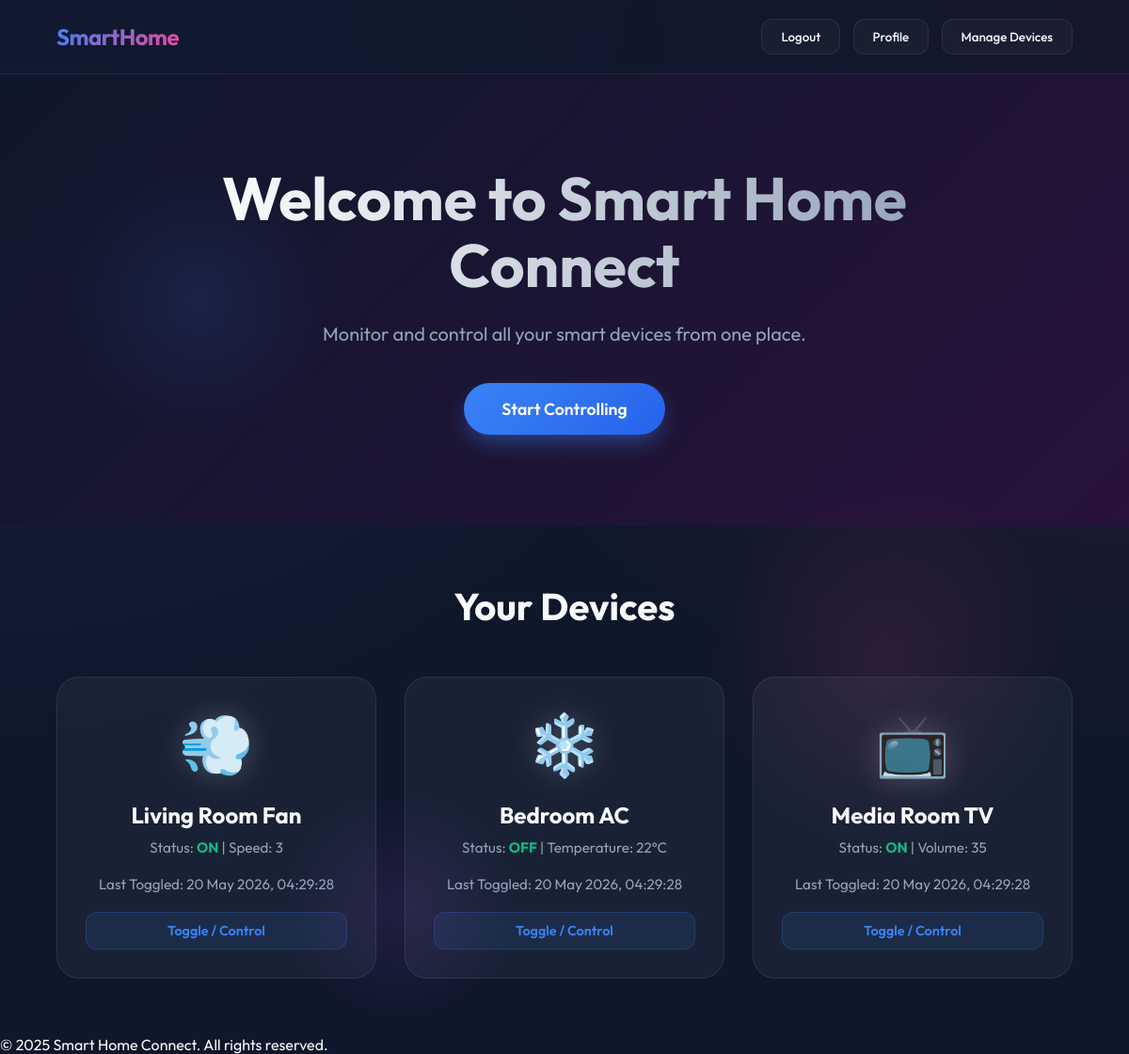
/index.php (signed in), run on the app's committed database.
### tables this page shows
CREATE TABLE IF NOT EXISTS devices (
    id INT AUTO_INCREMENT PRIMARY KEY,
    user_id INT NOT NULL,
    device_name VARCHAR(100) NOT NULL,
    custom_name VARCHAR(100) DEFAULT NULL,
    device_icon VARCHAR(100),
    status VARCHAR(20) DEFAULT 'OFF',
    speed INT DEFAULT 1,
    temperature INT DEFAULT 24,
    volume INT DEFAULT 10,
    last_toggled TIMESTAMP NULL DEFAULT NULL,
    FOREIGN KEY (user_id) REFERENCES users(id) ON DELETE CASCADE
);

### index.php (the view, shortened to what this page needs)
<?php
require 'db.php';
$devices = [];
if (isset($_SESSION['user_id'])) {
  $stmt = $conn->prepare("SELECT id, device_name, device_icon, status, speed, temperature, volume, custom_name, last_toggled FROM devices WHERE user_id = ?");
  $stmt->bind_param("i", $_SESSION['user_id']);
  $stmt->execute();
  $result = $stmt->get_result();
  $devices = $result->fetch_all(MYSQLI_ASSOC);
}
?>
<!DOCTYPE html>
<html lang="en">
<head>
  <link rel="stylesheet" href="styles.css">
</head>
<body>
  <div class="parallax-bg">
    <div class="parallax-shape parallax-shape-1" data-speed="0.1"></div>
    <div class="parallax-shape parallax-shape-2" data-speed="0.25"></div>
    <div class="parallax-shape parallax-shape-3" data-speed="0.15"></div>
  </div>
  <nav class="navbar">
    <div class="logo">SmartHome</div>
    <div class="nav-links">
      <?php if (isset($_SESSION['user_id'])): ?>
        <button id="logoutBtn" onclick="window.location.href='logout.php'">Logout</button>
        <button id="profileBtn" onclick="window.location.href='profile.php'">Profile</button>
      <?php else: ?>
        <button id="loginBtn" onclick="window.location.href='login.php'">Login</button>
      <?php endif; ?>
      <button id="controlBtn" onclick="window.location.href='devices.php'">Manage Devices</button>
    </div>
  </nav>
  <section class="hero">
    <div class="hero-content">
      <h1>Welcome to Smart Home Connect</h1>
      <p>Monitor and control all your smart devices from one place.</p>
      <?php if (isset($_SESSION['user_id'])): ?>
        <button id="startBtn" onclick="window.location.href='devices.php'">Start Controlling</button>
      <?php else: ?>
        <button id="startBtn" onclick="window.location.href='login.php'">Start Controlling</button>
      <?php endif; ?>
    </div>
  </section>
  <section class="devices">
    <h2>Your Devices</h2>
    <div class="device-grid">
      <?php if (empty($devices)): ?>
        <p>No devices found. <a href="devices.php">Add some devices</a>.</p>
      <?php else: ?>
        <?php foreach ($devices as $device): ?>
          <div class="device-card">
            <div class="device-icon"><?= htmlspecialchars($device['device_icon']) ?></div>
            <h3><?= htmlspecialchars($device['custom_name'] ?? $device['device_name']) ?></h3>
            <p>
              Status: <span class="status"><?= htmlspecialchars($device['status']) ?></span>
              <?php if ($device['device_name'] === 'Fan' || $device['device_name'] === 'Automatic Broom/Mop'): ?>
                | Speed: <?= isset($device['speed']) ? min($device['speed'], 4) : 1 ?>
              <?php elseif ($device['device_name'] === 'AC'): ?>
                | Temperature: <?= isset($device['temperature']) ? max(16, min($device['temperature'], 30)) : '24' ?>°C
              <?php elseif ($device['device_name'] === 'TV'): ?>
                | Volume: <?= isset($device['volume']) ? $device['volume'] : '10' ?>
              <?php endif; ?>
            </p>
            <?php if (isset($device['last_toggled'])): ?>
              <p class="last-toggled">Last Toggled: <?= date('d M Y, H:i:s', strtotime($device['last_toggled'])) ?></p>
            <?php endif; ?>
            <form method="GET" action="toggle.php" style="margin-top:10px;">
              <button type="submit" class="toggleBtn">Toggle / Control</button>
            </form>
          </div>
        <?php endforeach; ?>
      <?php endif; ?>
    </div>
  </section>
  <footer>
    <p>© 2025 Smart Home Connect. All rights reserved.</p>
  </footer>
</body>
</html>

### data on the page
devices: device_icon "💨", custom_name "Living Room Fan", status "ON", speed "3", last_toggled "20 May 2026, 04:29:28"
devices: device_icon "❄️", custom_name "Bedroom AC", status "OFF", temperature "22", last_toggled "20 May 2026, 04:29:28"
devices: device_icon "📺", custom_name "Media Room TV", status "ON", volume "35", last_toggled "20 May 2026, 04:29:28"
